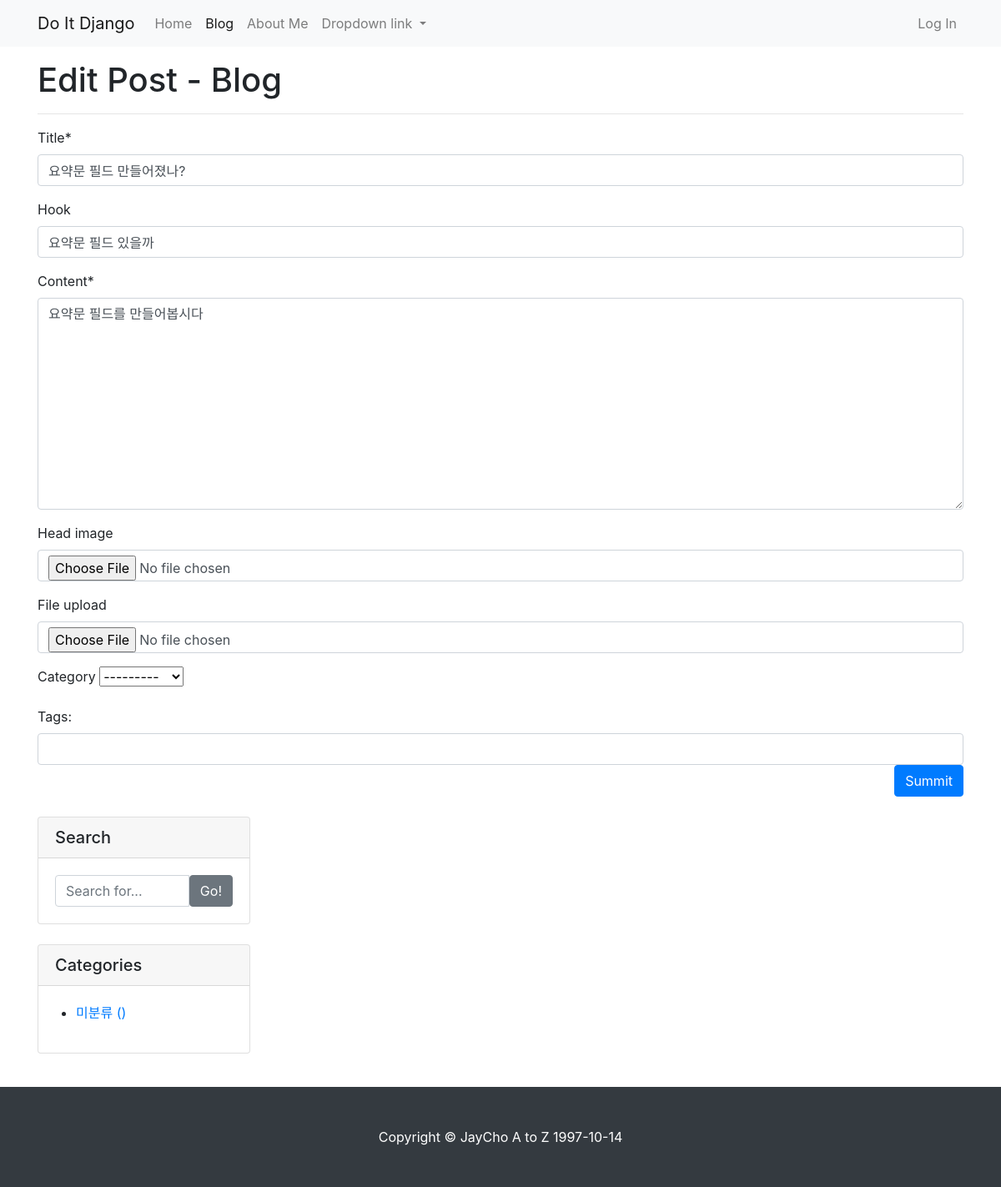
The app's page /blog/update_post/7/ (signed in) with its own data.
### blog/models.py (models this page shows, shortened)
class Post(models.Model):
    title = models.CharField(max_length=30)
    hook = models.CharField(max_length=100, blank=True)
    content = MarkdownxField()
    head_image = models.ImageField(upload_to='blog/images/%Y/%m/%d/',blank=True)
    file_upload = models.FileField(upload_to='blog/files/%Y/%m/%d/',blank=True)
    create_at = models.DateTimeField(auto_now_add=True)
    update_at = models.DateTimeField(auto_now=True)
    author = models.ForeignKey(User,on_delete=models.SET_NULL, null=True)
    category = models.ForeignKey('Category',on_delete=models.SET_NULL, null=True, blank=True)
    tags = models.ManyToManyField('Tag',blank=True)

### blog/views.py (the view, shortened to what this page needs)
# urls.py: path('update_post/<int:pk>/',views.PostUpdate.as_view(), name='post_update'),
class PostUpdate(LoginRequiredMixin, UpdateView):
    model = Post
    fields = ['title','hook','content','head_image','file_upload','category']
    template_name = 'blog/post_update_form.html'
    def dispatch(self, request, *args, **kwargs):
        if request.user.is_authenticated and request.user == self.get_object().author:
            return super(PostUpdate, self).dispatch(request, *args, **kwargs)
        else:
            raise PermissionDenied
    def get_context_data(self, **kwargs):
        context = super(PostUpdate, self).get_context_data()
        if self.object.tags.exists():
            tags_str_list = list()
            for t in self.object.tags.all():
                tags_str_list.append(t.name)
            context['tags_str_default'] = '; '.join(tags_str_list).strip()
        return context

### blog/models.py (called while the page is built)
    def __str__(self):
        return self.name

### blog/templates/blog/post_update_form.html (shortened to what this page needs)
{% extends "blog/base_full_width.html" %}
{% load crispy_forms_tags %}
{% block main %}
    <div id ='main-area'>
        <h1 id="main-area">Edit Post - Blog</h1>
        <hr/>
        <form method="post" enctype="multipart/form-data">{% csrf_token %}
            {{ form | crispy }}
            <div id="div_id_tags_str">
                <label for="id_tags_str">Tags:</label>
                <input type="text" name="tags_str" id="id_tags_str"
                       class="textinput textInput form-control"
                       value="{{ tags_str_default }}">
            </div>
            <button type="submit" class="btn btn-primary float-right">Summit</button>
        </form>
    </div>
{% endblock %}

### records on screen
Post: title "요약문 필드 만들어졌나?", hook "요약문 필드 있을까", content "요약문 필드를 만들어봅시다", category "---------"
